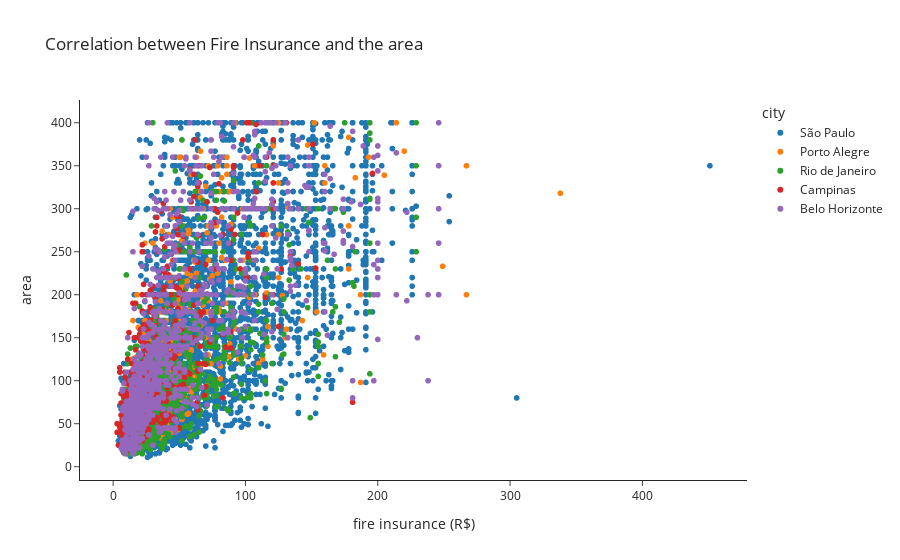

The cell this chart's notebook holds for it:
### Code cell
## Does fire insurance varies with the Area?

houses_rent_fire = houses_rent[["city","area","fire insurance (R$)"]]
houses_rent_fire = houses_rent_fire[houses_rent_fire["area"]<=400]

fig = px.scatter(houses_rent_fire,
                 x="fire insurance (R$)",
                 y="area",
                 color="city",
                 template="simple_white",
                 title="Correlation between Fire Insurance and the area")

fig

### Figure 1 — Plotly figure (JSON) as saved in the notebook; plotly's stock layout.template omitted (floating-point values rounded to 4 significant figures; data arrays with more than 128 entries replaced by an {"elided": "..."} marker saying what was removed)
{"data": [{"hovertemplate": "city=São Paulo<br>fire insurance (R$)=%{x}<br>area=%{y}<extra></extra>", "legendgroup": "São Paulo", "marker": {"color": "#1F77B4", "symbol": "circle"}, "mode": "markers", "name": "São Paulo", "showlegend": true, "type": "scattergl", "x": {"elided": "5598 int values"}, "xaxis": "x", "y": {"elided": "5598 int values"}, "yaxis": "y"}, {"hovertemplate": "city=Porto Alegre<br>fire insurance (R$)=%{x}<br>area=%{y}<extra></extra>", "legendgroup": "Porto Alegre", "marker": {"color": "#FF7F0E", "symbol": "circle"}, "mode": "markers", "name": "Porto Alegre", "showlegend": true, "type": "scattergl", "x": {"elided": "1164 int values"}, "xaxis": "x", "y": {"elided": "1164 int values"}, "yaxis": "y"}, {"hovertemplate": "city=Rio de Janeiro<br>fire insurance (R$)=%{x}<br>area=%{y}<extra></extra>", "legendgroup": "Rio de Janeiro", "marker": {"color": "#2CA02C", "symbol": "circle"}, "mode": "markers", "name": "Rio de Janeiro", "showlegend": true, "type": "scattergl", "x": {"elided": "1470 int values"}, "xaxis": "x", "y": {"elided": "1470 int values"}, "yaxis": "y"}, {"hovertemplate": "city=Campinas<br>fire insurance (R$)=%{x}<br>area=%{y}<extra></extra>", "legendgroup": "Campinas", "marker": {"color": "#D62728", "symbol": "circle"}, "mode": "markers", "name": "Campinas", "showlegend": true, "type": "scattergl", "x": {"elided": "815 int values"}, "xaxis": "x", "y": {"elided": "815 int values"}, "yaxis": "y"}, {"hovertemplate": "city=Belo Horizonte<br>fire insurance (R$)=%{x}<br>area=%{y}<extra></extra>", "legendgroup": "Belo Horizonte", "marker": {"color": "#9467BD", "symbol": "circle"}, "mode": "markers", "name": "Belo Horizonte", "showlegend": true, "type": "scattergl", "x": {"elided": "1168 int values"}, "xaxis": "x", "y": {"elided": "1168 int values"}, "yaxis": "y"}], "layout": {"autosize": true, "legend": {"title": {"text": "city"}, "tracegroupgap": 0}, "title": {"text": "Correlation between Fire Insurance and the area"}, "xaxis": {"anchor": "y", "autorange": true, "domain": [0, 1], "range": [-25.08, 479.1], "title": {"text": "fire insurance (R$)"}, "type": "linear"}, "yaxis": {"anchor": "x", "autorange": true, "domain": [0, 1], "range": [-17.49, 428.5], "title": {"text": "area"}, "type": "linear"}}}
